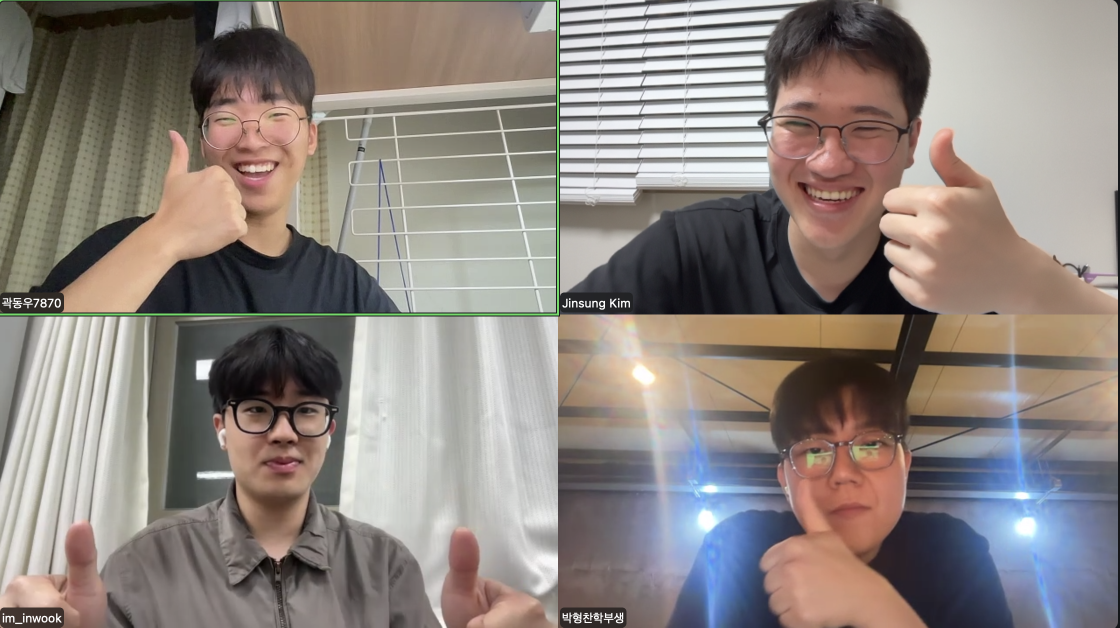
#> input picture ai/uploads/KakaoTalk_Photo_2026-05-24-22-24-41.png, 2240 x 1255 px (shown at 1/2 size)
$ python -i intro_ai_html_server.py   (imports and definitions only)
#> lines starting #> are read from the running program, lines starting #| are printed output that depends on the picture
import json
import os
import pickle
from http.server import SimpleHTTPRequestHandler
from http.server import ThreadingHTTPServer

import cv2
import matplotlib.pyplot as plt
import numpy as np
import pandas as pd
from sklearn.cluster import KMeans
from sklearn.decomposition import PCA


# ------------------------------------------------------------
# Step 1. 기본 경로 설정
# ------------------------------------------------------------
# HTML, CSV, 이미지 폴더가 모두 같은 프로젝트 폴더 안에 있습니다.

BASE_DIR = os.path.dirname(os.path.abspath(__file__))
DATA_PATH = os.path.join(BASE_DIR, "data", "celebrities.csv")
MODEL_PATH = os.path.join(BASE_DIR, "celebrity_model.pkl")
UPLOAD_DIR = os.path.join(BASE_DIR, "uploads")

# [2 lines not run here, left out]


# ------------------------------------------------------------
# Step 2. CSV 데이터 불러오기
# ------------------------------------------------------------
# 수업에서 배운 pandas 방식으로 데이터를 불러오고 확인합니다.

# [1 line that did not run here, left out]

# [2 lines that did not run here, left out]

# [1 line that did not run here, left out]

# [6 lines not run here, left out]

# [1 line that did not run here, left out]
# [1 line that did not run here, left out]

# [5 lines not run here, left out]


# ------------------------------------------------------------
# Step 3. 분석에 사용할 숫자 컬럼 선택
# ------------------------------------------------------------
# 글자 컬럼(name, image, tags)은 제외하고 숫자 컬럼만 사용합니다.

# [1 line that did not run here, left out]
# [1 line that did not run here, left out]
# [1 line that did not run here, left out]
# [1 line that did not run here, left out]

# [4 lines not run here, left out]


# ------------------------------------------------------------
# Step 4. KMeans와 PCA 준비
# ------------------------------------------------------------
# 수업에서 배운 KMeans로 연예인 스타일 그룹을 만들고,
# PCA로 2차원 위치도 계산합니다.

# [1 line that did not run here, left out]
# [1 line that did not run here, left out]
# [1 line that did not run here, left out]

# [9 lines that did not run here, left out]

# [6 lines not run here, left out]


# ------------------------------------------------------------
# Step 5. 업로드 사진을 얼굴 위치/비율 숫자로 바꾸는 함수
# ------------------------------------------------------------
# OpenCV로 얼굴과 눈 위치를 찾고, 코/입 위치는 얼굴 영역 안에서 추정합니다.

face_cascade = cv2.CascadeClassifier(
    os.path.join(cv2.data.haarcascades, "haarcascade_frontalface_default.xml")
)
eye_cascade = cv2.CascadeClassifier(
    os.path.join(cv2.data.haarcascades, "haarcascade_eye.xml")
)
smile_cascade = cv2.CascadeClassifier(
    os.path.join(cv2.data.haarcascades, "haarcascade_smile.xml")
)


def load_image_for_cv2(image_path):
    raw = np.fromfile(image_path, dtype=np.uint8)
    bgr = cv2.imdecode(raw, cv2.IMREAD_COLOR)
#> bgr is the input picture: shape (1255, 2240, 3); mean B, G, R 126.3, 131.7, 140.6
    if bgr is None:
        img = plt.imread(image_path)
        if img.max() <= 1:
            img = (img * 255).astype(np.uint8)
        if len(img.shape) == 2:
            bgr = cv2.cvtColor(img, cv2.COLOR_GRAY2BGR)
        else:
            bgr = cv2.cvtColor(img[:, :, :3], cv2.COLOR_RGB2BGR)
    return bgr


def largest_box(boxes):
    if len(boxes) == 0:
        return None
    return max(boxes, key=lambda box: box[2] * box[3])


def normalized_face_image(image_path):
    bgr = load_image_for_cv2(image_path)
    gray = cv2.cvtColor(bgr, cv2.COLOR_BGR2GRAY)
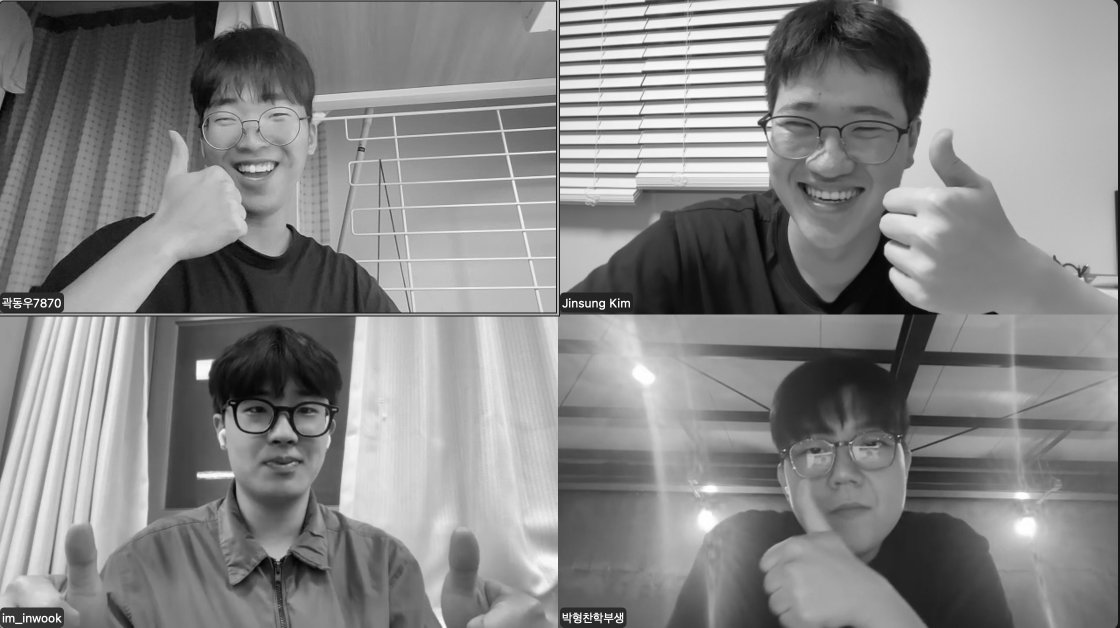
#> gray: shape (1255, 2240) (shown at 1/2 size); min 1, max 255, mean 133.7
    height, width = gray.shape
#> height = 1255; width = 2240
    faces = face_cascade.detectMultiScale(gray, scaleFactor=1.08, minNeighbors=5, minSize=(60, 60))
#> faces = [[1559, 860, 123, 123], [442, 730, 250, 250], [1503, 121, 348, 348]]
    face = largest_box(faces)
#> face = [1503, 121, 348, 348]

    if face is None:
        x, y, fw, fh = 0, 0, width, height
    else:
        x, y, fw, fh = face
#> x = 1503; y = 121; fw = 348; fh = 348

    margin_x = int(fw * 0.12)
#> margin_x = 41
    margin_y = int(fh * 0.16)
#> margin_y = 55
    left = max(0, x - margin_x)
#> left = 1462
    top = max(0, y - margin_y)
#> top = 66
    right = min(width, x + fw + margin_x)
#> right = 1892
    bottom = min(height, y + fh + margin_y)
#> bottom = 524

    face_img = gray[top:bottom, left:right]
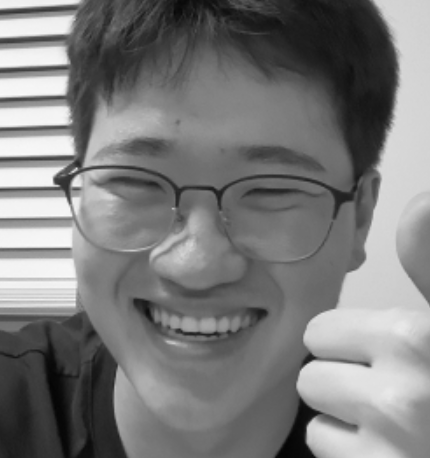
#> face_img: shape (458, 430); min 4, max 251, mean 122.9
#> (the run stopped early here; a loop or call above may not have finished)

$ run again, on 1조AI개론프로젝트/assets/celebrities/jung-hoyeon.jpg
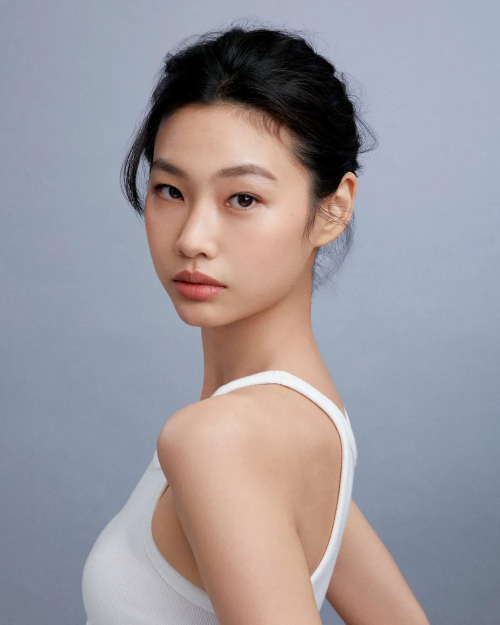
#> input picture 1조AI개론프로젝트/assets/celebrities/jung-hoyeon.jpg, 1000 x 1250 px (shown at 1/2 size)
#> in load_image_for_cv2, bgr is the input picture: shape (1250, 1000, 3); mean B, G, R 156.1, 150.2, 155.6
#> in normalized_face_image, `gray = cv2.cvtColor(bgr, cv2.COLOR_BGR2GRAY)`:
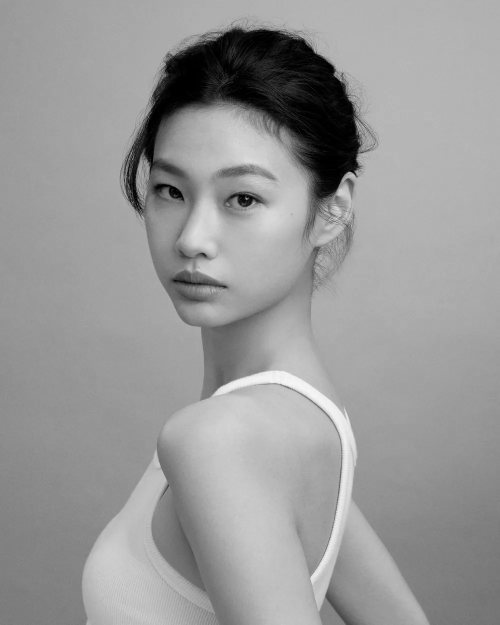
#> gray: shape (1250, 1000) (shown at 1/2 size); min 0, max 248, mean 152.5
#> faces = [[211, 219, 441, 441]]
#> face = [211, 219, 441, 441]
#> x = 211; y = 219; fw = 441
#> margin_x = 52
#> margin_y = 70
#> left = 159
#> top = 149
#> right = 704
#> bottom = 730
#> in normalized_face_image, `face_img = gray[top:bottom, left:right]`:
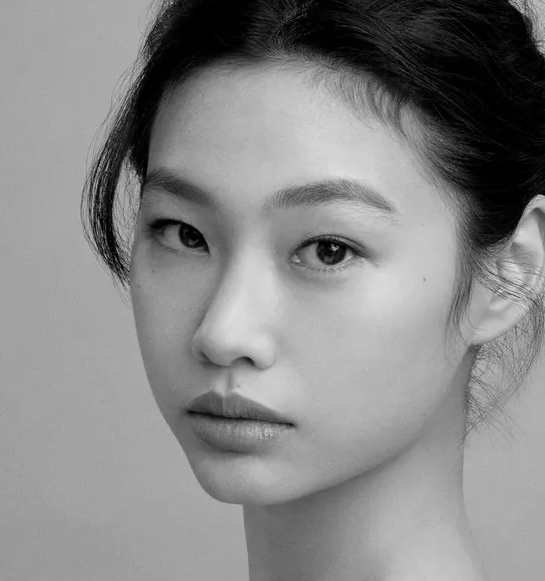
#> face_img: shape (581, 545); min 0, max 225, mean 135
